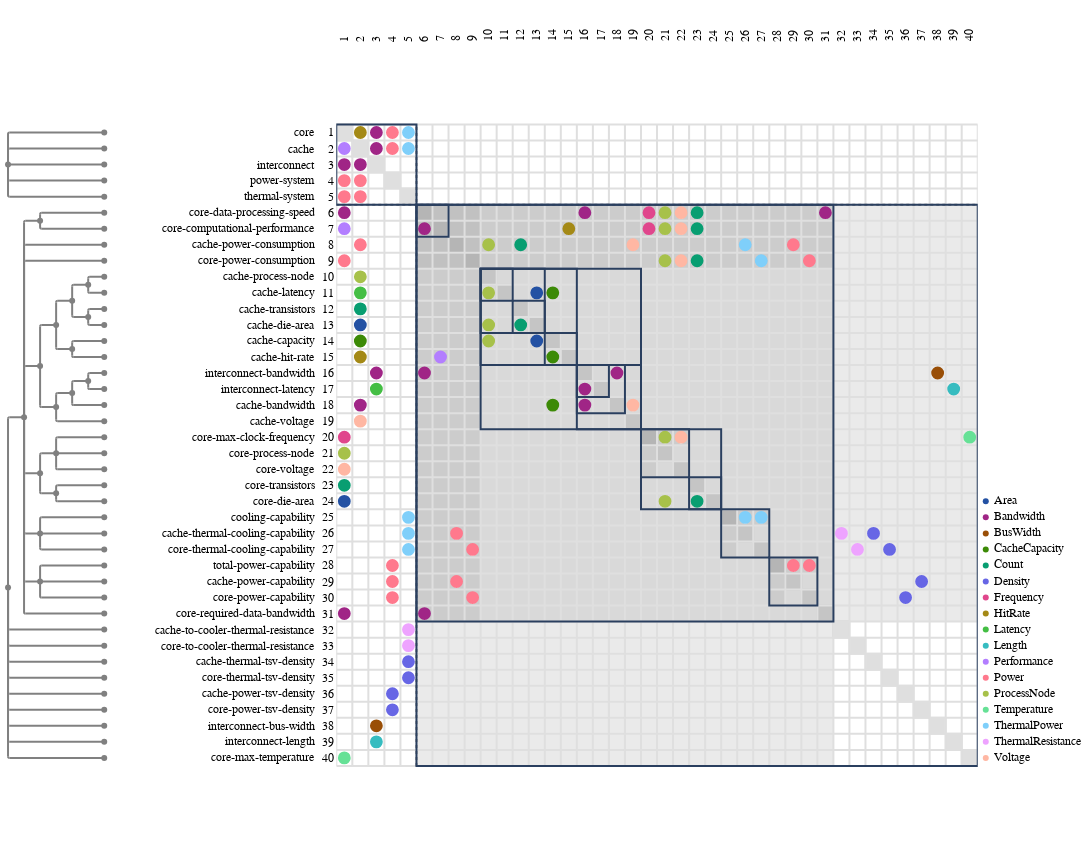

The notebook cell this image was saved under:
### Code cell
from ragraph.analysis import sequence
from raesl.plot.view_funcs import multi_domain
import ragraph.plot

# Select correct nodes and edges to be displayed.
nodes, edges = multi_domain(
    graph,
    depth=4
)

leaf_comps = [n for n in nodes if n.kind == "component"]
leaf_funcs = [n for n in nodes if n.kind == "function_spec"]
leaf_design = [n for n in nodes if n.kind == "design_spec"]
leaf_vars = [n for n in nodes if n.kind == "variable"]

# Sequence functions.
_, _, sequenced_functions = sequence.utils.branchsort(algo=sequence.scc_tearing, graph=graph, algo_args=dict(inf=1, dep=1, mu=3), inplace=True, nodes=leaf_vars)

# Reload figure based on sequence.
figure = ragraph.plot.mdm(
    leafs = leaf_comps + sequenced_functions,
    edges = edges,
    style= ragraph.plot.Style(
        piemap=dict(
            display="labels",
            mode="relative",
            fields=graph.edge_labels
        ),
    )
)

figure
